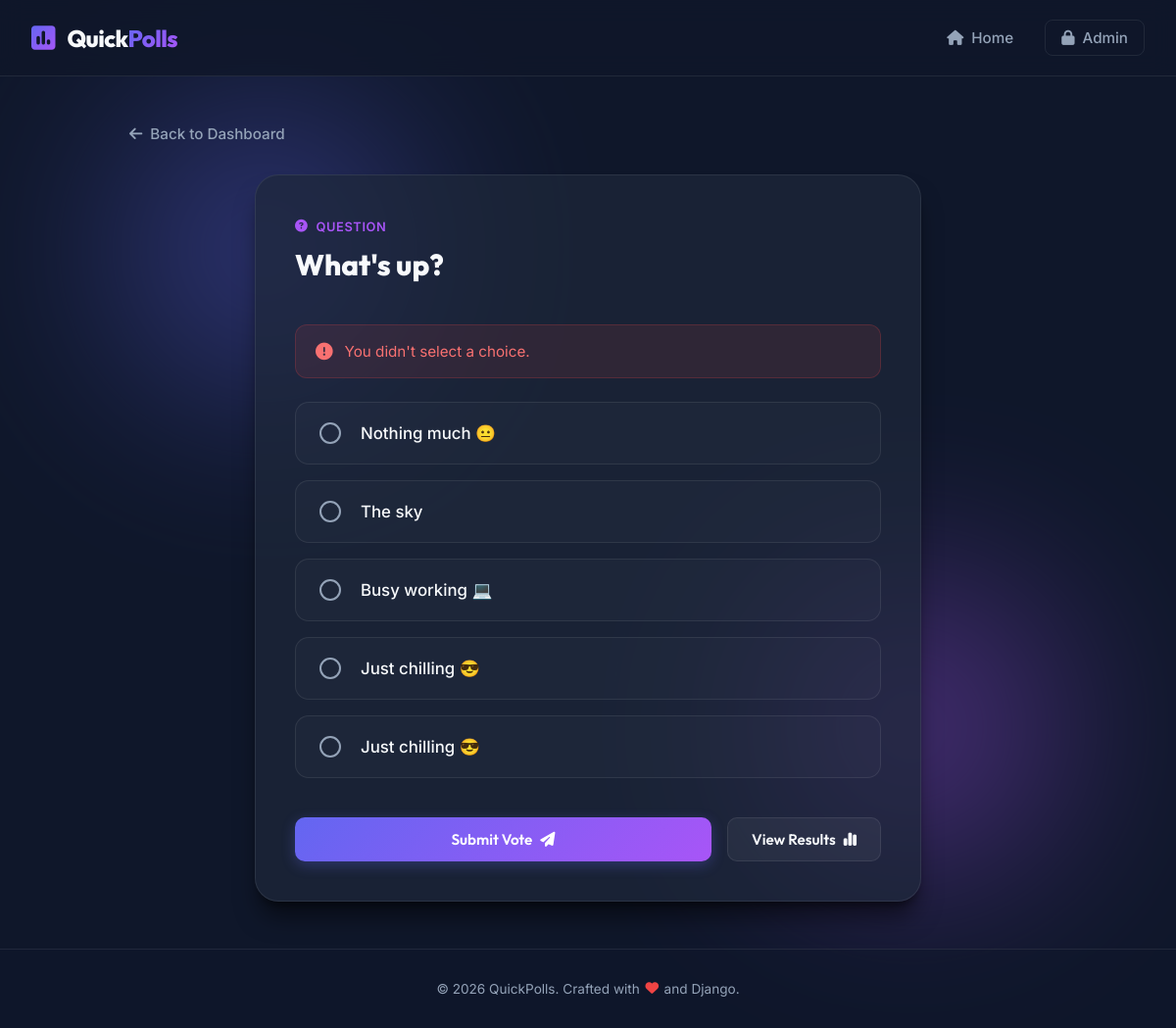
The page /polls/1/vote/ on the database its author committed.
### polls/models.py (models this page shows, shortened)
class Question(models.Model):
    question_text = models.CharField(max_length=200)
    pub_date = models.DateTimeField("date published")

class Choice(models.Model):
    question = models.ForeignKey(Question, on_delete=models.CASCADE)
    choice_text = models.CharField(max_length=200)
    votes = models.IntegerField(default=0)

### polls/views.py (the view)
# urls.py: path("<int:question_id>/vote/", views.vote, name="vote"),
def vote(request, question_id):
    question = get_object_or_404(Question, pk=question_id)
    try:
        selected_choice = question.choice_set.get(pk=request.POST["choice"])
    except (KeyError, Choice.DoesNotExist):
        return render(
            request,
            "polls/detail.html",
            {
                "question": question,
                "error_message": "You didn't select a choice.",
            },
        )
    else:
        selected_choice.votes = F("votes") + 1
        selected_choice.save()
        return HttpResponseRedirect(reverse("polls:results", args=(question.id,)))

### polls/templates/polls/detail.html (shortened to what this page needs)
{% extends "polls/base.html" %}
{% block content %}
<div class="back-nav animate-fade-in">
    <a href="{% url 'polls:index' %}" class="back-link">
        <i class="fa-solid fa-arrow-left"></i> Back to Dashboard
    </a>
</div>
<div class="vote-container animate-slide-up">
    <div class="vote-card">
        <div class="vote-card-header">
            <span class="question-tag"><i class="fa-solid fa-circle-question"></i> Question</span>
            <h1 class="question-title">{{ question.question_text }}</h1>
        </div>
        {% if error_message %}
            <div class="alert alert-error">
                <i class="fa-solid fa-circle-exclamation alert-icon"></i>
                <span class="alert-text">{{ error_message }}</span>
            </div>
        {% endif %}
        <form action="{% url 'polls:vote' question.id %}" method="post" class="vote-form">
            <div class="choices-list">
                {% for choice in question.choice_set.all %}
                    <div class="choice-item">
                        <label for="choice{{ forloop.counter }}" class="choice-card">
                            <div class="radio-indicator">
                            </div>
                            <span class="choice-label-text">{{ choice.choice_text }}</span>
                        </label>
                    </div>
                {% endfor %}
            </div>
            <div class="vote-actions">
                <button type="submit" class="btn btn-primary btn-submit">
                    Submit Vote <i class="fa-solid fa-paper-plane btn-icon-right"></i>
                </button>
                <a href="{% url 'polls:results' question.id %}" class="btn btn-secondary">
                    View Results <i class="fa-solid fa-chart-simple btn-icon-right"></i>
                </a>
            </div>
        </form>
    </div>
</div>
{% endblock %}

### polls/static/polls/style.css (style rules this page uses)
:root { --bg-dark: #0f172a; --bg-card: rgba(30, 41, 59, 0.7); --border-color: rgba(255, 255, 255, 0.08); --border-hover: rgba(99, 102, 241, 0.4); --primary-gradient: linear-gradient(135deg, #6366f1 0%, #a855f7 100%); --primary-color: #6366f1; --primary-glow: rgba(99, 102, 241, 0.3); --secondary-color: rgba(255, 255, 255, 0.05); --secondary-hover: rgba(255, 255, 255, 0.1); --text-main: #f8fafc; --text-muted: #94a3b8; --text-highlight: #a855f7; --font-heading: 'Outfit', sans-serif; --font-body: 'Inter', sans-serif; --glass-blur: blur(12px); --shadow-sm: 0 4px 6px -1px rgb(0 0 0 / 0.1), 0 2px 4px -2px rgb(0 0 0 / 0.1); --shadow-md: 0 10px 15px -3px rgb(0 0 0 / 0.3), 0 4px 6px -4px rgb(0 0 0 / 0.3); --shadow-lg: 0 20px 25px -5px rgb(0 0 0 / 0.5), 0 8px 10px -6px rgb(0 0 0 / 0.5); --transition-fast: 0.2s cubic-bezier(0.4, 0, 0.2, 1); --transition-normal: 0.3s cubic-bezier(0.4, 0, 0.2, 1); }
* { box-sizing: border-box; margin: 0; padding: 0; }
body { background-color: var(--bg-dark); color: var(--text-main); font-family: var(--font-body); min-height: 100vh; display: flex; flex-direction: column; overflow-x: hidden; position: relative; }
body::before, body::after { content: ''; position: absolute; width: 300px; height: 300px; border-radius: 50%; filter: blur(100px); z-index: -1; opacity: 0.4; pointer-events: none; }
body::before { background: #6366f1; top: 10%; left: 10%; }
body::after { background: #a855f7; bottom: 15%; right: 10%; }
.btn { display: inline-flex; align-items: center; justify-content: center; padding: 0.75rem 1.5rem; font-family: var(--font-heading); font-weight: 600; font-size: 0.95rem; border-radius: 10px; border: none; cursor: pointer; text-decoration: none; transition: var(--transition-normal); gap: 0.5rem; }
.btn-primary { background: var(--primary-gradient); color: #fff; box-shadow: 0 4px 14px var(--primary-glow); }
.btn-secondary { background: var(--secondary-color); color: var(--text-main); border: 1px solid var(--border-color); }
.btn-icon-right { transition: transform var(--transition-fast); }
.back-nav { margin-bottom: 2rem; }
.back-link { text-decoration: none; color: var(--text-muted); font-weight: 500; display: inline-flex; align-items: center; gap: 0.5rem; font-size: 0.95rem; transition: var(--transition-fast); }
.vote-container, .results-container { max-width: 680px; margin: 0 auto; width: 100%; }
.vote-card, .results-card { background: var(--bg-card); backdrop-filter: var(--glass-blur); border: 1px solid var(--border-color); border-radius: 24px; padding: 2.5rem; box-shadow: var(--shadow-lg); }
.vote-card-header, .results-card-header { margin-bottom: 2.5rem; }
.question-tag, .results-tag { display: inline-flex; align-items: center; gap: 0.5rem; font-size: 0.8rem; font-weight: 600; text-transform: uppercase; letter-spacing: 0.05em; color: var(--text-highlight); margin-bottom: 0.75rem; }
.question-title { font-family: var(--font-heading); font-size: 1.85rem; font-weight: 800; line-height: 1.35; color: var(--text-main); }
.choices-list { display: flex; flex-direction: column; gap: 1rem; margin-bottom: 2.5rem; }
.choice-item { position: relative; width: 100%; }
.choice-card { display: flex; align-items: center; gap: 1.25rem; padding: 1.25rem 1.5rem; background: rgba(255, 255, 255, 0.02); border: 1px solid var(--border-color); border-radius: 14px; cursor: pointer; transition: var(--transition-normal); user-select: none; }
.radio-indicator { width: 22px; height: 22px; border: 2px solid var(--text-muted); border-radius: 50%; position: relative; flex-shrink: 0; transition: var(--transition-fast); }
.choice-label-text { font-size: 1.05rem; font-weight: 500; color: var(--text-main); }
.vote-actions { display: flex; gap: 1rem; }
.btn-submit { flex: 1; }
.alert { display: flex; align-items: flex-start; gap: 0.75rem; padding: 1rem 1.25rem; border-radius: 12px; margin-bottom: 1.5rem; font-size: 0.95rem; line-height: 1.4; }
.alert-error { background: rgba(239, 68, 68, 0.1); border: 1px solid rgba(239, 68, 68, 0.2); color: #f87171; }
.alert-icon { font-size: 1.1rem; margin-top: 0.1rem; }
.animate-fade-in { animation: fadeIn 0.6s cubic-bezier(0.16, 1, 0.3, 1) forwards; }
.animate-slide-up { animation: slideUp 0.8s cubic-bezier(0.16, 1, 0.3, 1) forwards; }

### rows shown on the page
Question: question_text "What's up?"
Choice: choice_text "Nothing much 😐"
Choice: choice_text "The sky"
Choice: choice_text "Busy working 💻"
Choice: choice_text "Just chilling 😎"
Choice: choice_text "Just chilling 😎"

### other values the page prints
{{ error_message }} "You didn't select a choice."
